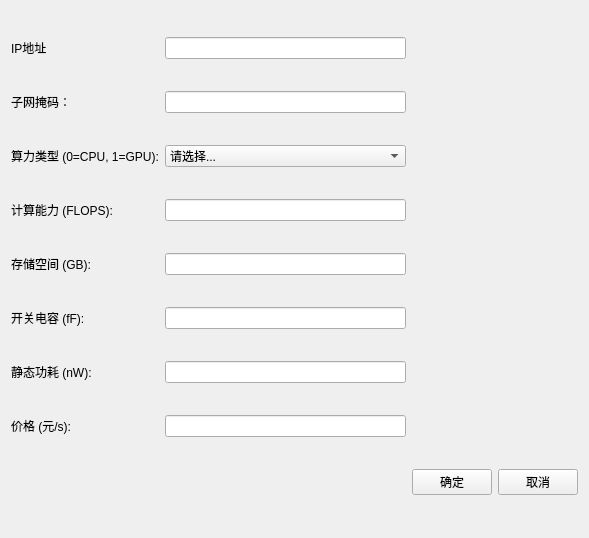
<?xml version="1.0" encoding="UTF-8"?>
<ui version="4.0">
 <class>Form</class>
 <widget class="QWidget" name="Form">
  <property name="geometry">
   <rect>
    <x>0</x>
    <y>0</y>
    <width>589</width>
    <height>538</height>
   </rect>
  </property>
  <property name="windowTitle">
   <string>Form</string>
  </property>
  <layout class="QGridLayout" name="gridLayout">
   <item row="6" column="1">
    <widget class="QLineEdit" name="staticPowerLineEdit"/>
   </item>
   <item row="8" column="2">
    <widget class="QPushButton" name="confirmButton">
     <property name="text">
      <string>确定</string>
     </property>
    </widget>
   </item>
   <item row="5" column="1">
    <widget class="QLineEdit" name="switchingCapacitanceLineEdit"/>
   </item>
   <item row="3" column="0">
    <widget class="QLabel" name="label_2">
     <property name="text">
      <string>计算能力 (FLOPS):</string>
     </property>
    </widget>
   </item>
   <item row="4" column="1">
    <widget class="QLineEdit" name="storageSpaceLineEdit"/>
   </item>
   <item row="2" column="1">
    <widget class="QComboBox" name="computingTypeComboBox">
     <item>
      <property name="text">
       <string>请选择...</string>
      </property>
     </item>
    </widget>
   </item>
   <item row="7" column="1">
    <widget class="QLineEdit" name="priceLineEdit"/>
   </item>
   <item row="5" column="0">
    <widget class="QLabel" name="label_4">
     <property name="text">
      <string>开关电容 (fF):</string>
     </property>
    </widget>
   </item>
   <item row="6" column="0">
    <widget class="QLabel" name="label_5">
     <property name="text">
      <string>静态功耗 (nW):</string>
     </property>
    </widget>
   </item>
   <item row="3" column="1">
    <widget class="QLineEdit" name="computingPowerLineEdit"/>
   </item>
   <item row="2" column="0">
    <widget class="QLabel" name="label">
     <property name="text">
      <string>算力类型 (0=CPU, 1=GPU):</string>
     </property>
    </widget>
   </item>
   <item row="7" column="0">
    <widget class="QLabel" name="label_6">
     <property name="text">
      <string>价格 (元/s):</string>
     </property>
    </widget>
   </item>
   <item row="4" column="0">
    <widget class="QLabel" name="label_3">
     <property name="text">
      <string>存储空间 (GB):</string>
     </property>
    </widget>
   </item>
   <item row="0" column="0">
    <widget class="QLabel" name="label_7">
     <property name="text">
      <string>IP地址</string>
     </property>
    </widget>
   </item>
   <item row="8" column="3">
    <widget class="QPushButton" name="cancelButton">
     <property name="text">
      <string>取消</string>
     </property>
    </widget>
   </item>
   <item row="1" column="0">
    <widget class="QLabel" name="label_8">
     <property name="text">
      <string>子网掩码：</string>
     </property>
    </widget>
   </item>
   <item row="0" column="1">
    <widget class="QLineEdit" name="ipLineEdit"/>
   </item>
   <item row="1" column="1">
    <widget class="QLineEdit" name="maskLineEdit"/>
   </item>
  </layout>
 </widget>
 <resources/>
 <connections/>
</ui>
